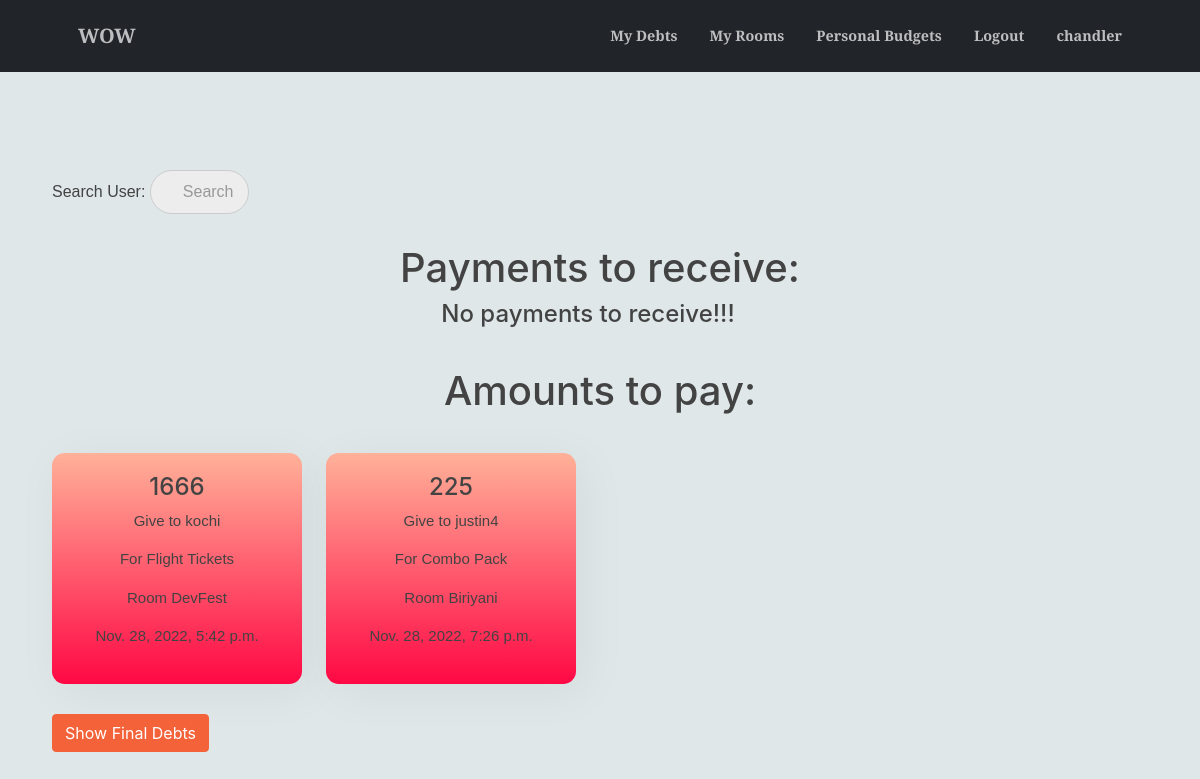
The page /splitter/my_debts/ (signed in) on the database its author committed.
### splitter/models.py (models this page shows, shortened)
class User(AbstractUser):
    pass

class debt(models.Model):
    room = models.ForeignKey(room,on_delete = models.CASCADE, related_name = 'room_debts')
    transaction = models.ForeignKey(transaction, on_delete = models.CASCADE, related_name = 'transactions_debt')
    sender = models.ForeignKey(User, on_delete = models.CASCADE, related_name = 'transaction_sender')
    receiver = models.ForeignKey(User, on_delete= models.CASCADE, related_name = 'transaction_receiver')
    amount = models.IntegerField()

class transaction(models.Model):
    room = models.ForeignKey(room, on_delete = models.CASCADE, related_name = 'room_transaction')
    amount = models.IntegerField()
    reason = models.CharField(max_length = 250)
    created_at = models.DateTimeField(auto_now=True)
    payer = models.ForeignKey(User, on_delete = models.CASCADE, related_name = 'transaction_payer')
    splitters = models.ManyToManyField(User, related_name = "transaction_members")

class room(models.Model):
    creater = models.ForeignKey(User,on_delete=models.CASCADE,related_name="creater")
    name = models.CharField(max_length=250)
    members = models.ManyToManyField(User,through="room_members")

### splitter/views.py (the view, shortened to what this page needs)
# urls.py: path('my_debts/',views.my_debts,name="my_debts"),
def my_debts(request):
    income = debt.objects.filter(receiver=request.user)
    expense = debt.objects.filter(sender=request.user)
    query = request.GET.get("q", None)
    return render(request,'my_debts.html',{'incomes':income,'expenses':expense})

### splitter/templates/my_debts.html (shortened to what this page needs)
{% extends 'base.html' %}
{% load static %}
{% block content %}
{% block css %}
  <link rel="stylesheet" href="{% static 'css/mysearchbar.css' %}">
  <link rel="stylesheet" href="{% static 'css/my_debts.css' %}">
{% endblock %}
<div class="container">
  <div class="my-debts-info">
    <form method='GET' action="{% url 'splitter:my_debts' %}">
      <p>Search User: <input type='search' name='q' placeholder='Search'></p>
    </form>
    <div class="my-debts-income">
      <h1>Payments to receive:</h1>
      <div class="row">
         {% if incomes.count == 0 %}
         <h4>No payments to receive!!!</h4>
        {% endif %}
      </div>
    </div>
    <div class="my-debts-expense">
      <h1>Amounts to pay:</h1>
      <div class="row">
        {% if expenses.count == 0 %}
        <h4>No amounts to pay!!!</h4>
        {% else %}
        {% for expense in expenses %}
        <div class="col-lg-3 col-md-4 col-sm-6 col-12">
          <div class="my-debts-expense-info">
            <h4>{{ expense.amount }}</h4>
            <p>Give to {{ expense.receiver.username }}</p>
            <p>For {{ expense.transaction.reason }}</p>
            <p>Room {{ expense.room.name }}</p>
            <p>{{ expense.transaction.created_at }}</p>
          </div>
        </div>
        {% endfor %}
        {% endif %}
      </div>
    </div>
    <a href="{% url 'splitter:final_settlements' %}" class="btn btn-primary final-debts-button">Show Final Debts</a>
  </div>
  </div>
{% endblock %}

### splitter/templates/base.html (shortened to what this page needs)
{% load static %}
<!DOCTYPE html>
<html lang="en">
    <head>
        <link href="https://cdn.jsdelivr.net/npm/bootstrap-icons@1.5.0/font/bootstrap-icons.css" rel="stylesheet" />
        <link href="https://cdnjs.cloudflare.com/ajax/libs/SimpleLightbox/2.1.0/simpleLightbox.min.css" rel="stylesheet" />
        <link href="{% static 'css/styles.css' %}" rel="stylesheet" />
    </head>
    <body id="page-top">
        <nav class="navbar navbar-expand-lg navbar-dark bg-dark fixed-top py-3" id="mainNav">
            <div class="container px-4 px-lg-5">
                <a class="navbar-brand" href="#page-top">WOW</a>
                <div class="collapse navbar-collapse" id="navbarResponsive">
                    <ul class="navbar-nav ms-auto my-2 my-lg-0">
                        {% if user.is_authenticated %}
                        <li class="nav-item"><a class="nav-link" href="{% url 'splitter:my_debts' %}">My Debts</a></li>
                        <li class="nav-item"><a class="nav-link" href="{% url 'splitter:room_list' %}">My Rooms</a></li>
                        <li class="nav-item"><a class="nav-link" href="{% url 'splitter:personal_budget' %}">Personal Budgets</a></li>
                        <li class="nav-item"><a class="nav-link" href="{% url 'splitter:logout' %}">Logout</a></li>
                        <li class="nav-item"><a class="nav-link" href="#">{{ user.username }}</a></li>
                        {% else %}
                        <li class="nav-item"><a class="nav-link" href="{% url 'splitter:joinus' %}"><p>Join Us</p></a></li>
                        {% endif %}
                    </ul>
                </div>
            </div>
        </nav>
        {% block content %}
        {% endblock %}
    </body>
</html>

### splitter/static/css/mysearchbar.css (style rules this page uses)
input { outline: none; margin-top: 160px; }
input[type=search] { -webkit-appearance: textfield; -webkit-box-sizing: content-box; font-family: inherit; font-size: 100%; }
input[type=search] { background: #ededed url(https://static.tumblr.com/ftv85bp/MIXmud4tx/search-icon.png) no-repeat 9px center; border: solid 1px #ccc; padding: 9px 10px 9px 32px; width: 55px; -webkit-border-radius: 10em; -moz-border-radius: 10em; border-radius: 10em; -webkit-transition: all .5s; -moz-transition: all .5s; transition: all .5s; }

### splitter/static/css/my_debts.css (style rules this page uses)
* { margin: 0; padding: 0; }
body,html { margin: 0px; padding: 0; }
.my-debts-info { margin: 0; margin-bottom: 20px; padding: 10px; }
.my-debts-info .my-debts-income { text-align: center; margin: 30px 0px; justify-content: center; }
.my-debts-info .my-debts-expense { text-align: center; margin: 30px 0px; justify-content: center; }
.my-debts-info .my-debts-income .row { width: 100%; }
.my-debts-info .my-debts-expense .row { width: 100%; }
.my-debts-expense-info { margin-top: 30px; padding: 20px; box-shadow: .5rem .5rem 3rem 1px rgba(0,0,0,.05); background-image: linear-gradient(to top, #ff0844 0%, #ffb199 100%); border-radius: .8rem; text-align: center; font-size: 15px; }

### splitter/templates/my_debts.html (style rules this page uses)
body { color: #434343; background: #dfe7e9; font-family: 'Varela Round', sans-serif; padding-top: 160px; }

### rows shown on the page
User: username "chandler"
debt: amount "1666", receiver.username "kochi", transaction.reason "Flight Tickets", room.name "DevFest", transaction.created_at "Nov. 28, 2022, 5:42 p.m."
debt: amount "225", receiver.username "justin4", transaction.reason "Combo Pack", room.name "Biriyani", transaction.created_at "Nov. 28, 2022, 7:26 p.m."
